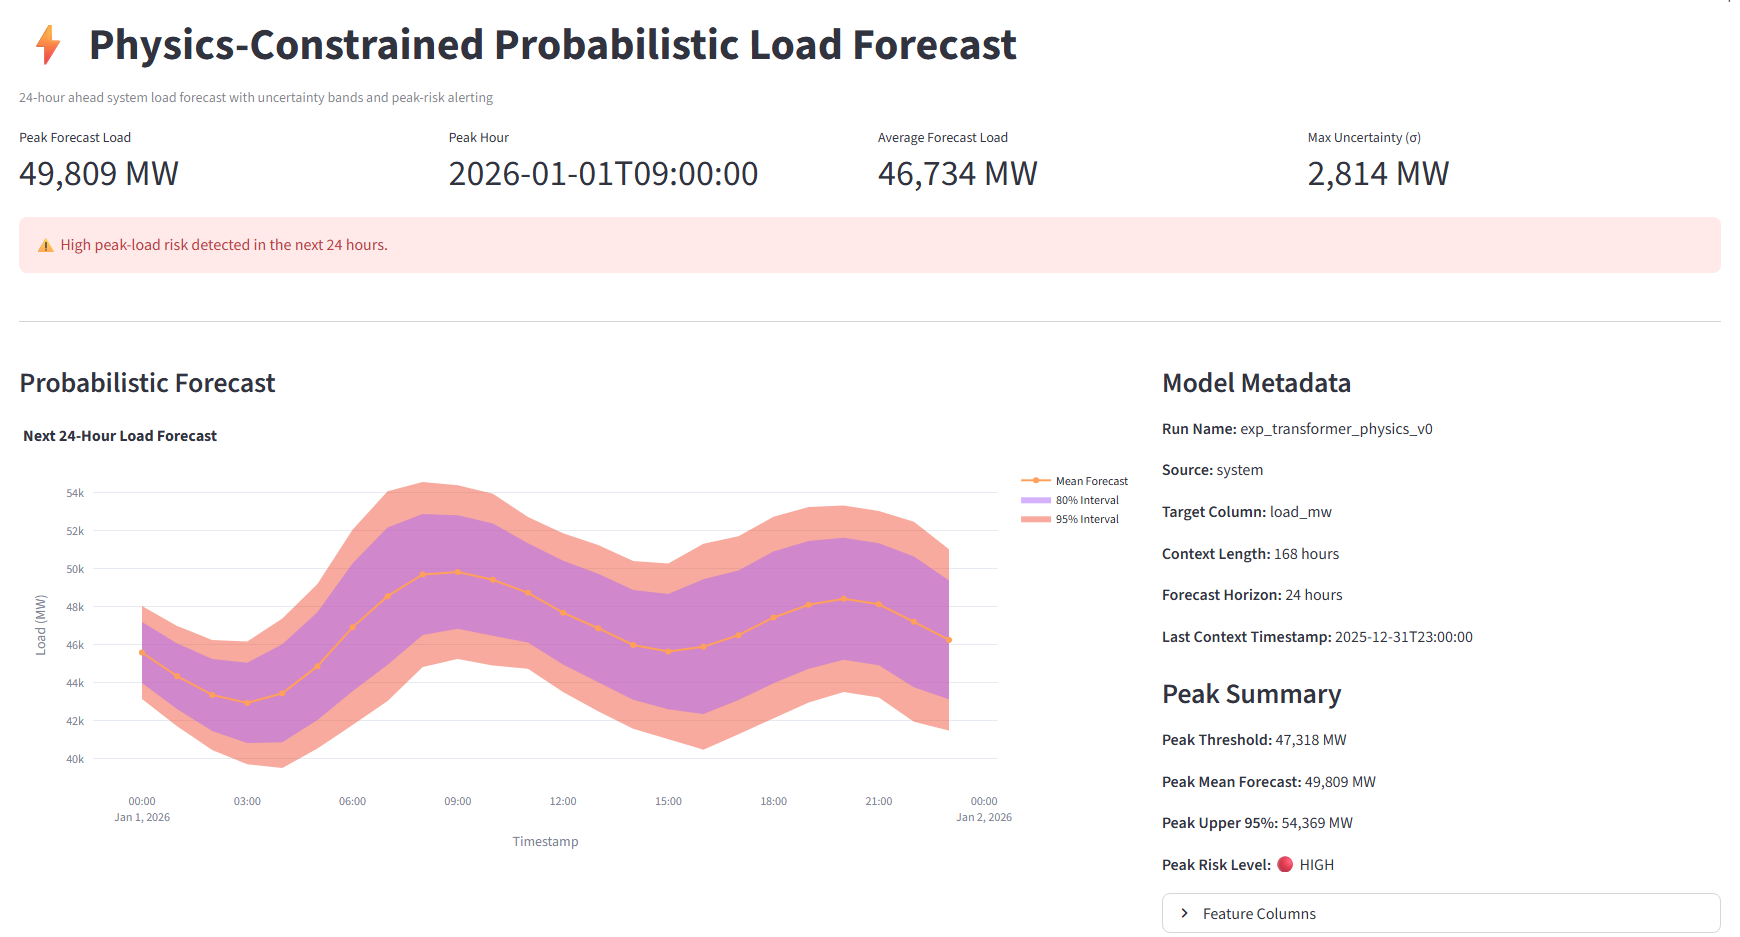

Reproduce this figure in Python.
from __future__ import annotations

import json
from pathlib import Path

import pandas as pd
import plotly.graph_objects as go
import streamlit as st


# -----------------------------------------------------------------------------
# Configuration
# -----------------------------------------------------------------------------
# This is the forecast JSON produced by:
#   python scripts/forecast_next_24h.py --run runs/exp_transformer_physics_v0
#
# The dashboard reads that file and visualizes:
#   - next 24h mean forecast
#   - 80% / 95% prediction intervals
#   - peak hour summary
#   - risk level
#   - downloadable forecast table
# -----------------------------------------------------------------------------
FORECAST_JSON_PATH = Path("reports/latest_forecast/next_24h_forecast.json")


# -----------------------------------------------------------------------------
# Data loading
# -----------------------------------------------------------------------------
@st.cache_data
def load_forecast(path: Path) -> dict:
    """
    Load forecast JSON from disk.

    Streamlit cache is used so the file is not repeatedly re-read on every UI
    interaction unless the file changes.

    Expected top-level keys in the JSON:
        - run_name
        - source
        - target_col
        - feature_cols
        - context_length
        - horizon
        - last_context_timestamp
        - peak_summary
        - forecast

    Returns:
        Parsed JSON payload as a Python dictionary.
    """
    if not path.exists():
        raise FileNotFoundError(f"Forecast file not found: {path}")
    return json.loads(path.read_text())


def build_forecast_df(payload: dict) -> pd.DataFrame:
    """
    Convert forecast list into a pandas DataFrame.

    Expected payload["forecast"] row fields:
        - timestamp
        - mean_mw
        - sigma_mw
        - lower_80_mw
        - upper_80_mw
        - lower_95_mw
        - upper_95_mw
        - risk_level
        - is_peak_mean
        - is_peak_upper95

    Returns:
        DataFrame with parsed timestamps.
    """
    df = pd.DataFrame(payload["forecast"])
    df["timestamp"] = pd.to_datetime(df["timestamp"])
    return df


# -----------------------------------------------------------------------------
# Chart construction
# -----------------------------------------------------------------------------
def make_forecast_chart(df: pd.DataFrame) -> go.Figure:
    """
    Build Plotly figure for the next-24h probabilistic forecast.

    Visual layers:
        1. 95% prediction interval
        2. 80% prediction interval
        3. Mean forecast line

    Returns:
        Plotly Figure object.
    """
    fig = go.Figure()

    # -------------------------------------------------------------------------
    # 95% interval
    # We add upper and lower boundaries separately, then fill between them.
    # -------------------------------------------------------------------------
    fig.add_trace(
        go.Scatter(
            x=df["timestamp"],
            y=df["upper_95_mw"],
            mode="lines",
            line=dict(width=0),
            hoverinfo="skip",
            showlegend=False,
            name="Upper 95%",
        )
    )
    fig.add_trace(
        go.Scatter(
            x=df["timestamp"],
            y=df["lower_95_mw"],
            mode="lines",
            line=dict(width=0),
            fill="tonexty",
            name="95% Interval",
            hovertemplate="95% Interval<br>%{x}<br>%{y:.0f} MW<extra></extra>",
        )
    )

    # -------------------------------------------------------------------------
    # 80% interval
    # Inner uncertainty band, narrower than the 95% band.
    # -------------------------------------------------------------------------
    fig.add_trace(
        go.Scatter(
            x=df["timestamp"],
            y=df["upper_80_mw"],
            mode="lines",
            line=dict(width=0),
            hoverinfo="skip",
            showlegend=False,
            name="Upper 80%",
        )
    )
    fig.add_trace(
        go.Scatter(
            x=df["timestamp"],
            y=df["lower_80_mw"],
            mode="lines",
            line=dict(width=0),
            fill="tonexty",
            name="80% Interval",
            hovertemplate="80% Interval<br>%{x}<br>%{y:.0f} MW<extra></extra>",
        )
    )

    # -------------------------------------------------------------------------
    # Mean forecast line
    # This is the expected load trajectory.
    # -------------------------------------------------------------------------
    fig.add_trace(
        go.Scatter(
            x=df["timestamp"],
            y=df["mean_mw"],
            mode="lines+markers",
            name="Mean Forecast",
            hovertemplate="%{x}<br>Mean: %{y:.0f} MW<extra></extra>",
        )
    )

    fig.update_layout(
        title="Next 24-Hour Load Forecast",
        xaxis_title="Timestamp",
        yaxis_title="Load (MW)",
        hovermode="x unified",
        template="plotly_white",
        margin=dict(l=20, r=20, t=50, b=20),
    )
    return fig


# -----------------------------------------------------------------------------
# Risk formatting helpers
# -----------------------------------------------------------------------------
def style_risk(value: str) -> str:
    """
    Convert raw risk label into a UI-friendly label.

    Input:
        'high', 'moderate', 'normal'

    Output:
        decorated string with visual indicator
    """
    value = str(value).lower()
    if value == "high":
        return "🔴 HIGH"
    if value == "moderate":
        return "🟠 MODERATE"
    return "🟢 NORMAL"


def render_risk_banner(peak_risk: str) -> None:
    """
    Show top-level operational alert banner based on the detected peak-risk level.
    """
    risk_label = str(peak_risk).lower()
    if risk_label == "high":
        st.error("⚠️ High peak-load risk detected in the next 24 hours.")
    elif risk_label == "moderate":
        st.warning("⚠️ Moderate peak-load risk detected in the next 24 hours.")
    else:
        st.success("Peak-load risk is within normal range.")


# -----------------------------------------------------------------------------
# Main dashboard
# -----------------------------------------------------------------------------
def main() -> None:
    """
    Streamlit entrypoint.

    Dashboard flow:
        1. Read forecast JSON
        2. Extract peak summary + forecast rows
        3. Show KPI cards
        4. Show risk alert banner
        5. Plot probabilistic forecast chart
        6. Show metadata panel
        7. Show forecast table + CSV download
    """
    st.set_page_config(
        page_title="Probabilistic Load Forecast Dashboard",
        layout="wide",
    )

    st.title("⚡ Physics-Constrained Probabilistic Load Forecast")
    st.caption("24-hour ahead system load forecast with uncertainty bands and peak-risk alerting")

    # -------------------------------------------------------------------------
    # Load forecast file
    # -------------------------------------------------------------------------
    try:
        payload = load_forecast(FORECAST_JSON_PATH)
    except FileNotFoundError as e:
        st.error(str(e))
        st.info(
            "Run the inference script first:\n\n"
            "`python scripts/forecast_next_24h.py --run runs/exp_transformer_physics_v0`"
        )
        return

    df = build_forecast_df(payload)

    # -------------------------------------------------------------------------
    # Peak summary
    # If present in JSON, use it directly.
    # If missing, fall back safely to a value computed from the forecast rows.
    # -------------------------------------------------------------------------
    peak = payload.get("peak_summary", {})
    peak_mean = peak.get("peak_mean_mw", float(df["mean_mw"].max()))
    peak_ts = peak.get("peak_timestamp", str(df.loc[df["mean_mw"].idxmax(), "timestamp"]))
    peak_risk = peak.get("peak_risk_level", "normal")
    peak_threshold = peak.get("peak_threshold_mw", 0.0)
    peak_upper95 = peak.get("peak_upper_95_mw", 0.0)

    # -------------------------------------------------------------------------
    # Aggregate summary metrics for top cards
    # -------------------------------------------------------------------------
    avg_load = float(df["mean_mw"].mean())
    max_sigma = float(df["sigma_mw"].max())

    c1, c2, c3, c4 = st.columns(4)
    c1.metric("Peak Forecast Load", f"{peak_mean:,.0f} MW")
    c2.metric("Peak Hour", str(peak_ts))
    c3.metric("Average Forecast Load", f"{avg_load:,.0f} MW")
    c4.metric("Max Uncertainty (σ)", f"{max_sigma:,.0f} MW")

    # -------------------------------------------------------------------------
    # Peak-risk banner
    # This is the operator-style alerting layer.
    # -------------------------------------------------------------------------
    render_risk_banner(peak_risk)

    st.markdown("---")

    # -------------------------------------------------------------------------
    # Main layout:
    # left  -> forecast chart
    # right -> metadata + peak summary
    # -------------------------------------------------------------------------
    left, right = st.columns([2, 1])

    with left:
        st.subheader("Probabilistic Forecast")
        fig = make_forecast_chart(df)
        st.plotly_chart(fig, use_container_width=True)

    with right:
        st.subheader("Model Metadata")
        st.write(f"**Run Name:** {payload.get('run_name', 'N/A')}")
        st.write(f"**Source:** {payload.get('source', 'N/A')}")
        st.write(f"**Target Column:** {payload.get('target_col', 'N/A')}")
        st.write(f"**Context Length:** {payload.get('context_length', 'N/A')} hours")
        st.write(f"**Forecast Horizon:** {payload.get('horizon', 'N/A')} hours")
        st.write(f"**Last Context Timestamp:** {payload.get('last_context_timestamp', 'N/A')}")

        st.subheader("Peak Summary")
        st.write(f"**Peak Threshold:** {peak_threshold:,.0f} MW")
        st.write(f"**Peak Mean Forecast:** {peak_mean:,.0f} MW")
        st.write(f"**Peak Upper 95%:** {peak_upper95:,.0f} MW")
        st.write(f"**Peak Risk Level:** {style_risk(peak_risk)}")

        with st.expander("Feature Columns"):
            st.write(payload.get("feature_cols", []))

    st.markdown("---")

    # -------------------------------------------------------------------------
    # Forecast table
    # This table is useful for operations-style review and CSV export.
    # -------------------------------------------------------------------------
    st.subheader("Forecast Table")

    display_df = df.copy()
    display_df["timestamp"] = display_df["timestamp"].dt.strftime("%Y-%m-%d %H:%M")

    if "risk_level" in display_df.columns:
        display_df["risk_level"] = display_df["risk_level"].map(style_risk)

    display_df = display_df.rename(
        columns={
            "timestamp": "Timestamp",
            "mean_mw": "Mean (MW)",
            "sigma_mw": "Sigma (MW)",
            "lower_80_mw": "Lower 80% (MW)",
            "upper_80_mw": "Upper 80% (MW)",
            "lower_95_mw": "Lower 95% (MW)",
            "upper_95_mw": "Upper 95% (MW)",
            "risk_level": "Risk Level",
            "is_peak_mean": "Peak Mean Flag",
            "is_peak_upper95": "Peak Upper95 Flag",
        }
    )

    st.dataframe(display_df, width="stretch", hide_index=True)

    # -------------------------------------------------------------------------
    # Download button
    # Allow dashboard users to export the displayed forecast as CSV.
    # -------------------------------------------------------------------------
    csv_bytes = display_df.to_csv(index=False).encode("utf-8")
    st.download_button(
        label="Download Forecast CSV",
        data=csv_bytes,
        file_name="next_24h_forecast.csv",
        mime="text/csv",
    )


if __name__ == "__main__":
    main()
